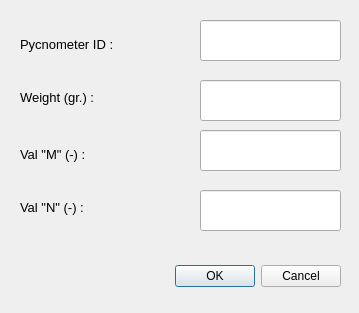
<?xml version="1.0" encoding="UTF-8"?>
<ui version="4.0">
 <class>addPycnometer</class>
 <widget class="QDialog" name="addPycnometer">
  <property name="geometry">
   <rect>
    <x>0</x>
    <y>0</y>
    <width>359</width>
    <height>313</height>
   </rect>
  </property>
  <property name="windowTitle">
   <string>Add Pycnometer</string>
  </property>
  <widget class="QDialogButtonBox" name="buttonBox">
   <property name="geometry">
    <rect>
     <x>20</x>
     <y>260</y>
     <width>321</width>
     <height>32</height>
    </rect>
   </property>
   <property name="orientation">
    <enum>Qt::Horizontal</enum>
   </property>
   <property name="standardButtons">
    <set>QDialogButtonBox::Cancel|QDialogButtonBox::Ok</set>
   </property>
  </widget>
  <widget class="QLineEdit" name="lineEditRingId">
   <property name="geometry">
    <rect>
     <x>200</x>
     <y>20</y>
     <width>141</width>
     <height>41</height>
    </rect>
   </property>
  </widget>
  <widget class="QLineEdit" name="lineEditWeightRing">
   <property name="geometry">
    <rect>
     <x>200</x>
     <y>80</y>
     <width>141</width>
     <height>41</height>
    </rect>
   </property>
  </widget>
  <widget class="QLineEdit" name="lineEditDiameterRing">
   <property name="geometry">
    <rect>
     <x>200</x>
     <y>130</y>
     <width>141</width>
     <height>41</height>
    </rect>
   </property>
  </widget>
  <widget class="QLineEdit" name="lineEditThickRing">
   <property name="geometry">
    <rect>
     <x>200</x>
     <y>190</y>
     <width>141</width>
     <height>41</height>
    </rect>
   </property>
  </widget>
  <widget class="QWidget" name="layoutWidget">
   <property name="geometry">
    <rect>
     <x>20</x>
     <y>130</y>
     <width>181</width>
     <height>101</height>
    </rect>
   </property>
   <layout class="QVBoxLayout" name="verticalLayout_2">
    <item>
     <widget class="QLabel" name="label_3">
      <property name="font">
       <font>
        <pointsize>10</pointsize>
       </font>
      </property>
      <property name="text">
       <string>Val &quot;M&quot; (-) :</string>
      </property>
     </widget>
    </item>
    <item>
     <widget class="QLabel" name="label_4">
      <property name="font">
       <font>
        <pointsize>10</pointsize>
       </font>
      </property>
      <property name="text">
       <string>Val &quot;N&quot; (-) :</string>
      </property>
     </widget>
    </item>
   </layout>
  </widget>
  <widget class="QWidget" name="layoutWidget">
   <property name="geometry">
    <rect>
     <x>20</x>
     <y>20</y>
     <width>181</width>
     <height>101</height>
    </rect>
   </property>
   <layout class="QVBoxLayout" name="verticalLayout">
    <item>
     <widget class="QLabel" name="label">
      <property name="font">
       <font>
        <pointsize>10</pointsize>
       </font>
      </property>
      <property name="text">
       <string>Pycnometer ID :</string>
      </property>
     </widget>
    </item>
    <item>
     <widget class="QLabel" name="label_2">
      <property name="font">
       <font>
        <pointsize>10</pointsize>
       </font>
      </property>
      <property name="text">
       <string>Weight (gr.) :</string>
      </property>
     </widget>
    </item>
   </layout>
  </widget>
 </widget>
 <resources/>
 <connections>
  <connection>
   <sender>buttonBox</sender>
   <signal>accepted()</signal>
   <receiver>addPycnometer</receiver>
   <slot>accept()</slot>
   <hints>
    <hint type="sourcelabel">
     <x>248</x>
     <y>254</y>
    </hint>
    <hint type="destinationlabel">
     <x>157</x>
     <y>274</y>
    </hint>
   </hints>
  </connection>
  <connection>
   <sender>buttonBox</sender>
   <signal>rejected()</signal>
   <receiver>addPycnometer</receiver>
   <slot>reject()</slot>
   <hints>
    <hint type="sourcelabel">
     <x>316</x>
     <y>260</y>
    </hint>
    <hint type="destinationlabel">
     <x>286</x>
     <y>274</y>
    </hint>
   </hints>
  </connection>
 </connections>
</ui>
